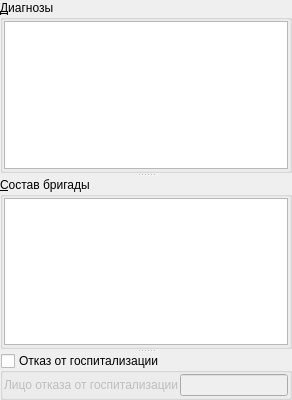
             <widget class="QSplitter" name="splitter">
              <property name="orientation">
               <enum>Qt::Vertical</enum>
              </property>
              <property name="childrenCollapsible">
               <bool>false</bool>
              </property>
              <widget class="QGroupBox" name="grplFinalDiagnostics">
               <property name="title">
                <string>&amp;Диагнозы</string>
               </property>
               <layout class="QGridLayout" name="gridLayout_3">
                <property name="leftMargin">
                 <number>1</number>
                </property>
                <property name="topMargin">
                 <number>1</number>
                </property>
                <property name="rightMargin">
                 <number>1</number>
                </property>
                <property name="bottomMargin">
                 <number>1</number>
                </property>
                <property name="spacing">
                 <number>1</number>
                </property>
                <item row="0" column="0">
                 <widget class="CInDocTableView" name="tblFinalDiagnostics"/>
                </item>
               </layout>
              </widget>
              <widget class="QGroupBox" name="groupBox">
               <property name="title">
                <string>&amp;Состав бригады</string>
               </property>
               <layout class="QGridLayout" name="gridLayout_5">
                <property name="leftMargin">
                 <number>1</number>
                </property>
                <property name="topMargin">
                 <number>1</number>
                </property>
                <property name="rightMargin">
                 <number>1</number>
                </property>
                <property name="bottomMargin">
                 <number>1</number>
                </property>
                <property name="spacing">
                 <number>1</number>
                </property>
                <item row="0" column="0">
                 <widget class="CInDocTableView" name="tblPersonnel"/>
                </item>
               </layout>
              </widget>
              <widget class="QGroupBox" name="grpRenunOfHospital">
               <property name="sizePolicy">
                <sizepolicy hsizetype="Preferred" vsizetype="Maximum">
                 <horstretch>0</horstretch>
                 <verstretch>0</verstretch>
                </sizepolicy>
               </property>
               <property name="title">
                <string>Отказ от госпитализации</string>
               </property>
               <property name="checkable">
                <bool>true</bool>
               </property>
               <property name="checked">
                <bool>false</bool>
               </property>
               <layout class="QGridLayout" name="gridLayout_4">
                <property name="leftMargin">
                 <number>1</number>
                </property>
                <property name="topMargin">
                 <number>1</number>
                </property>
                <property name="rightMargin">
                 <number>1</number>
                </property>
                <property name="bottomMargin">
                 <number>1</number>
                </property>
                <property name="spacing">
                 <number>1</number>
                </property>
                <item row="0" column="0">
                 <widget class="QLabel" name="lblFaceRenunOfHospital">
                  <property name="enabled">
                   <bool>false</bool>
                  </property>
                  <property name="text">
                   <string>Лицо отказа от госпитализации</string>
                  </property>
                  <property name="buddy">
                   <cstring>edtFaceRenunOfHospital</cstring>
                  </property>
                 </widget>
                </item>
                <item row="0" column="1">
                 <widget class="QLineEdit" name="edtFaceRenunOfHospital">
                  <property name="enabled">
                   <bool>false</bool>
                  </property>
                 </widget>
                </item>
               </layout>
              </widget>
             </widget>
